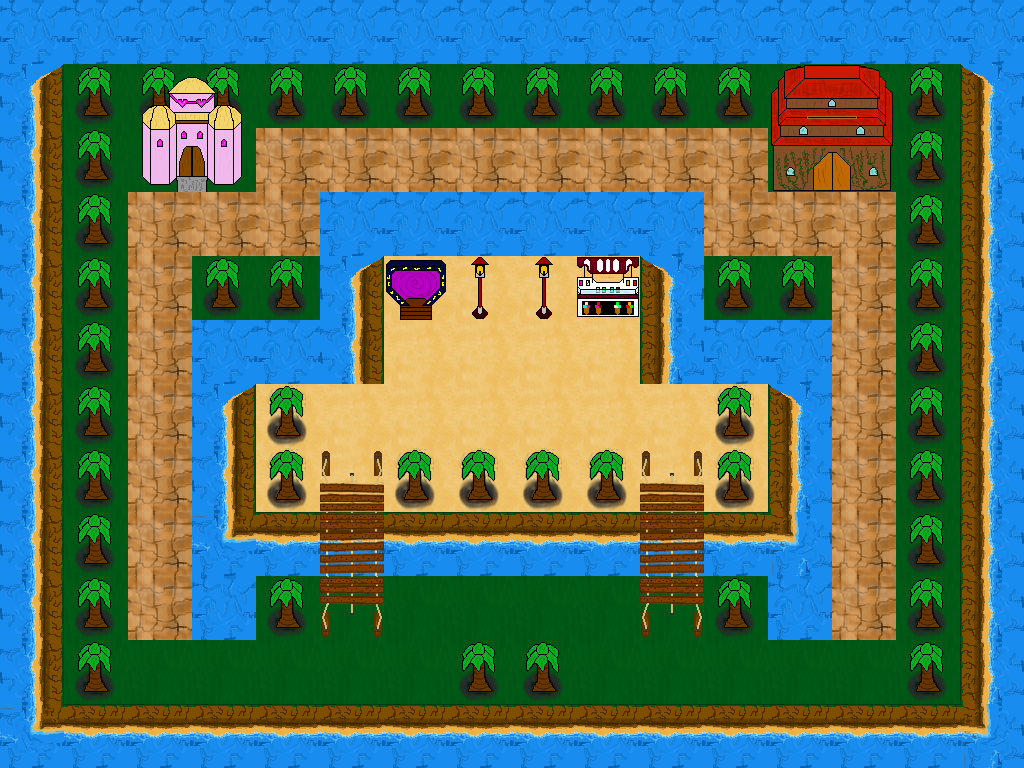

Tiled map render using the project's own tile images. Description and the map definition, with tile-layer contents summarised, below:
An orthogonal 16x12 tile map with 64x64 px tiles, 2 tile layers (Terrain, Objekte), 6 tilesets.

<map version="1.0" orientation="orthogonal" width="16" height="12" tilewidth="64" tileheight="64">
 <tileset firstgid="1" name="terrain" tilewidth="64" tileheight="64">
  <image source="../assets/tilesets/terrain.png" width="128" height="192" />
 </tileset>
 <tileset firstgid="7" name="water" tilewidth="64" tileheight="64">
  <image source="../assets/tilesets/water.png" width="256" height="256" />
 </tileset>
 <tileset firstgid="23" name="plants" tilewidth="64" tileheight="64">
  <image source="../assets/tilesets/plants.png" width="128" height="128" />
 </tileset>
 <tileset firstgid="27" name="misc" tilewidth="64" tileheight="64">
  <image source="../assets/tilesets/misc.png" width="128" height="192" />
 </tileset>
 <tileset firstgid="33" name="building" tilewidth="128" tileheight="128">
  <image source="../assets/tilesets/building.png" width="256" height="128" />
 </tileset>
 <tileset firstgid="35" name="bridge" tilewidth="64" tileheight="64">
  <image source="../assets/tilesets/bridge.png" width="256" height="256" />
 </tileset>
 <layer name="Terrain" width="16" height="12">
  <data>[192 cells, 192 non-empty, 11 distinct tile ids]</data>
 </layer>
 <layer name="Objekte" width="16" height="12">
  <data>[192 cells, 60 non-empty, 9 distinct tile ids]</data>
 </layer>
</map>
